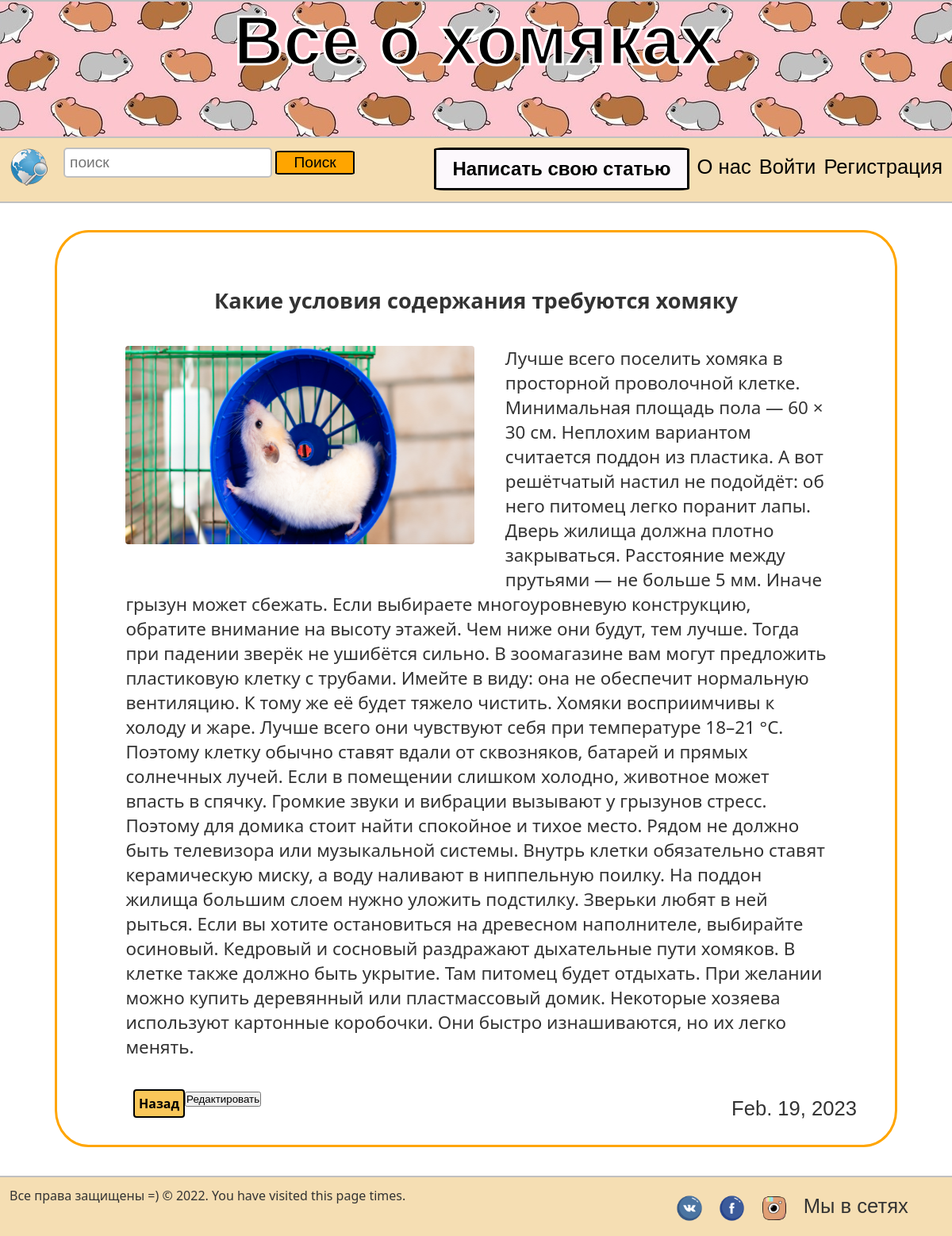
/blog/uslovija/, run on the app's committed database.
### myblog/models.py (models this page shows, shortened)
class Post(models.Model):
    title = models.CharField(max_length=200)
    url = models.SlugField(null=False, unique=True)
    content = models.TextField()
    image = models.ImageField()
    created_at = models.DateField(default=timezone.now)
    author = models.ForeignKey(User, on_delete=models.CASCADE)

### myblog/views.py (the view)
# urls.py: path('blog/<slug>/', PostDetailView.as_view(), name='post_detail'),
class PostDetailView(View):
    def get(self, request, slug, *args, **kwargs):
        post = get_object_or_404(Post, url=slug)
        return render(request, 'myblog/post_detail.html', context={'post': post})

### myblog/templates/myblog/post_detail.html (shortened to what this page needs)
{% extends './base.html' %}
{% load static %}
{% block content %}
    <div class="post_detail">
		<h4>{{ post.title }}</h4>
        <img src="{{ post.image.url }}">
		<p>{{ post.content }}</p>
		<a href="{% url 'index' %}">Назад</a>
		<button>Редактировать</button>
		<div class="right">{{ post.created_at }}</div>
	</div>
{% endblock %}

### myblog/static/css/style.css (style rules this page uses)
* { margin: 0; padding: 0; outline: none; }
html { height: 100%; }
body { width: 100%; height: 100%; color: #333; background-color: f7f7f7; font-size: 1em; font-family: "Segoe UI", sans-serif; }
a { color: black; text-decoration: none; transition: all.6s ease; -moz-transition: all.6s ease; }
.right { margin-top: 10px; float: right; font-size: 1.6em; font-family: Comic Sans MS, sans-serif; margin-left: 10px; }
.post_detail { border: 3px solid orange; border-radius: 4%; width: 80%; margin-left: auto; margin-right: auto; margin-top: 3%; margin-bottom: 3%; min-height: auto; padding: 4%; }
.post_detail h4 { font-size: 1.7em; text-align: center; margin-top: 2%; }
.post_detail img { width: 440px; height: 250px; border-radius: 4px 4px 4px 4px; margin: 4%; float: left; }
.post_detail p { font-size: 1.4em; font-family: "Segoe UI", sans-serif; margin: 2%; padding: 2%; }
.post_detail a { padding: 5px; background-color: #FAC759; margin-left: 5%; border-radius: 4px; float: left; margin-bottom: 5%; font-weight: bold; border: 2px solid #FAC759; border: 2px solid black; }

### data on the page
Post: title "Какие условия содержания требуются хомяку", image (picture), content "Лучше всего поселить хомяка в просторной проволочной клетке. Минимальная площадь пола — 60 × 30 см. Неплохим вариантом считается поддон из пластика. А вот решётчатый настил не подойдёт: об него питомец легко поранит лапы. Дверь жилища должна плотно закрываться. Расстояние между прутьями — не больше 5 мм. Иначе грызун может сбежать. Если выбираете многоуровневую конструкцию, обратите внимание на высоту этажей. Чем ниже они будут, тем лучше. Тогда при падении зверёк не ушибётся сильно. В зоомагазине вам могут предложить пластиковую клетку с трубами. Имейте в виду: она не обеспечит нормальную вентиляцию. К тому же её будет тяжело чистить. Хомяки восприимчивы к холоду и жаре. Лучше всего они…", created_at "Feb. 19, 2023"
